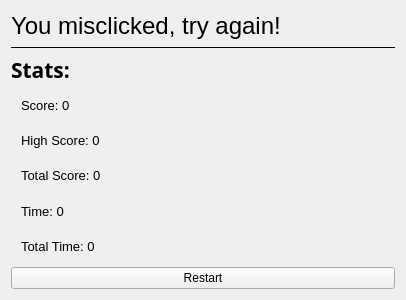
<?xml version="1.0" encoding="UTF-8"?>
<ui version="4.0">
 <class>Frame</class>
 <widget class="QFrame" name="Frame">
  <property name="geometry">
   <rect>
    <x>0</x>
    <y>0</y>
    <width>406</width>
    <height>300</height>
   </rect>
  </property>
  <property name="windowTitle">
   <string>Frame</string>
  </property>
  <layout class="QVBoxLayout" name="verticalLayout">
   <item>
    <widget class="QLabel" name="titleLabel">
     <property name="font">
      <font>
       <family>Segoe UI</family>
       <pointsize>18</pointsize>
      </font>
     </property>
     <property name="text">
      <string>You misclicked, try again!</string>
     </property>
    </widget>
   </item>
   <item>
    <widget class="Line" name="line">
     <property name="frameShadow">
      <enum>QFrame::Plain</enum>
     </property>
     <property name="orientation">
      <enum>Qt::Horizontal</enum>
     </property>
    </widget>
   </item>
   <item>
    <widget class="QLabel" name="statsLabel">
     <property name="font">
      <font>
       <family>Segoe UI Semibold</family>
       <pointsize>16</pointsize>
       <weight>75</weight>
       <bold>true</bold>
      </font>
     </property>
     <property name="text">
      <string>Stats:</string>
     </property>
     <property name="indent">
      <number>-1</number>
     </property>
    </widget>
   </item>
   <item>
    <widget class="QLabel" name="scoreLabel">
     <property name="font">
      <font>
       <family>Segoe UI</family>
       <pointsize>10</pointsize>
      </font>
     </property>
     <property name="text">
      <string>Score: 0</string>
     </property>
     <property name="indent">
      <number>10</number>
     </property>
    </widget>
   </item>
   <item>
    <widget class="QLabel" name="hscoreLabel">
     <property name="font">
      <font>
       <family>Segoe UI</family>
       <pointsize>10</pointsize>
      </font>
     </property>
     <property name="text">
      <string>High Score: 0</string>
     </property>
     <property name="indent">
      <number>10</number>
     </property>
    </widget>
   </item>
   <item>
    <widget class="QLabel" name="tscoreLabel">
     <property name="font">
      <font>
       <family>Segoe UI</family>
       <pointsize>10</pointsize>
      </font>
     </property>
     <property name="text">
      <string>Total Score: 0</string>
     </property>
     <property name="indent">
      <number>10</number>
     </property>
    </widget>
   </item>
   <item>
    <widget class="QLabel" name="timeLabel">
     <property name="font">
      <font>
       <family>Segoe UI</family>
       <pointsize>10</pointsize>
      </font>
     </property>
     <property name="text">
      <string>Time: 0</string>
     </property>
     <property name="indent">
      <number>10</number>
     </property>
    </widget>
   </item>
   <item>
    <widget class="QLabel" name="ttimeLabel">
     <property name="font">
      <font>
       <family>Segoe UI</family>
       <pointsize>10</pointsize>
      </font>
     </property>
     <property name="text">
      <string>Total Time: 0</string>
     </property>
     <property name="indent">
      <number>10</number>
     </property>
    </widget>
   </item>
   <item>
    <widget class="QPushButton" name="restartButton">
     <property name="text">
      <string>Restart</string>
     </property>
    </widget>
   </item>
  </layout>
 </widget>
 <resources/>
 <connections/>
</ui>
